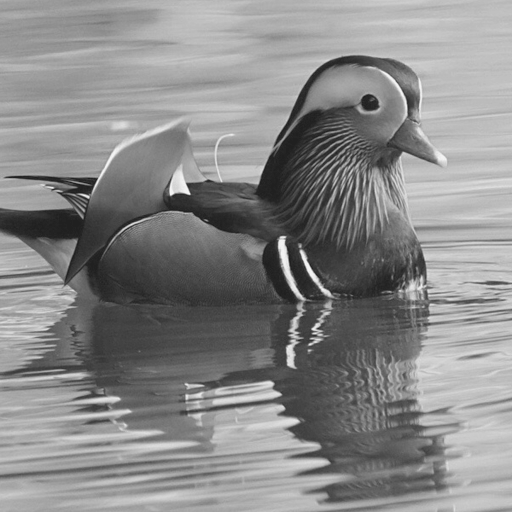
#> input picture 影像處理HW2/Bird 2.tif, 512 x 512 px
$ python 0521HW2.py
#> lines starting #> are read from the running program, lines starting #| are printed output that depends on the picture; long printed decimals are rounded
import matplotlib.pyplot as plt
import numpy as np
import cv2

image = cv2.imread('Bird 2.tif',0) #以灰度模式讀取
#> image is the input picture: shape (512, 512); min 32, max 244, mean 137.1
image_float32 = np.float32(image) #這個dft要注意先將img轉化為float32的格式

dft = cv2.dft(image_float32, flags = cv2.DFT_COMPLEX_OUTPUT)
dft_shift = np.fft.fftshift(dft) #將低頻部分移動到影象中心
fig, (ax1, ax2) = plt.subplots(figsize=(10, 5), nrows=1, ncols=2)
ax1.imshow(image, cmap = 'gray')
ax1.set_title('Input')
ax1.set_xticks([])
ax1.set_yticks([])

ax2.imshow(20*np.log(cv2.magnitude(dft_shift[:,:,0],dft_shift[:,:,1])),cmap='gray')#強度光譜顯示
ax2.set_title('Magnitude Spectrum')
ax2.set_xticks([])
ax2.set_yticks([])

plt.show()
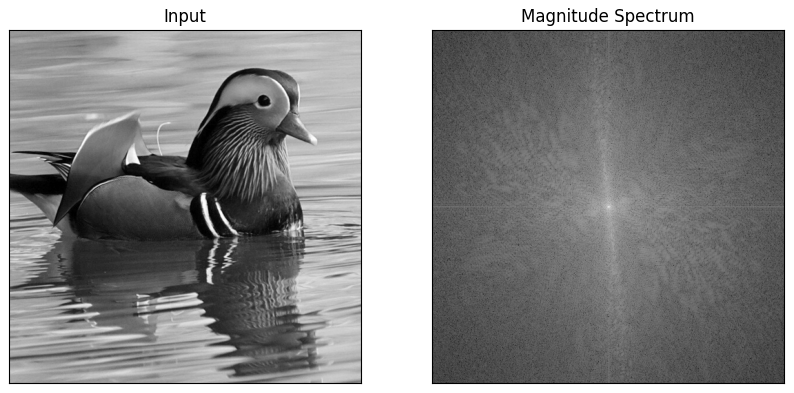
#> figure drawn by matplotlib, 2 panels

#inside the circular radius30

rows, cols = image.shape
#> rows = 512; cols = 512
crow, ccol = rows//2 , cols//2     # 長寬/2剛好在中間點
#> crow = 256; ccol = 256
# 做一個遮罩式除了中間-30~30是有數值以外其他全部歸零
mask = np.zeros((rows, cols, 2), np.uint8)
mask[crow-30:crow+31, ccol-30:ccol+31] = 1
# 加上遮罩並反轉
fshift = dft_shift*mask
f_ishift = np.fft.ifftshift(fshift)
img_back = cv2.idft(f_ishift)

fig, (ax1, ax2) = plt.subplots(figsize=(10, 5), nrows=1, ncols=2)
ax1.imshow(image, cmap = 'gray')
ax1.set_title('Input')
ax1.set_xticks([])
ax1.set_yticks([])

ax2.imshow(cv2.magnitude(img_back[:,:,0],img_back[:,:,1]),cmap='gray')
ax2.set_title('inside the radius')
ax2.set_xticks([])
ax2.set_yticks([])

plt.show()
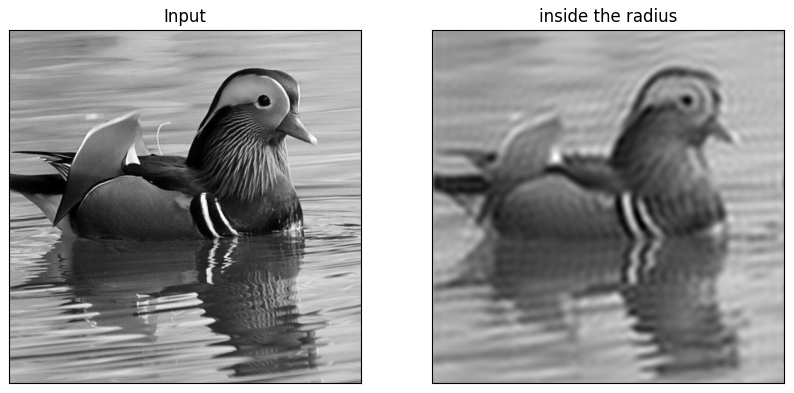
#> figure drawn by matplotlib, 2 panels

#High pass filter(outside)

rows, cols = image.shape
crow, ccol = rows//2 , cols//2#中間點
# create a mask first, center square is 0, remaining all ones
mask = np.ones((rows, cols, 2), np.uint8)#全部保留
mask[crow-30:crow+31, ccol-30:ccol+31] = 0#遮罩在-30~30是0
# 加上遮罩並反轉
fshift = dft_shift*mask
f_ishift = np.fft.ifftshift(fshift)
img_back = cv2.idft(f_ishift)

fig, (ax1, ax2) = plt.subplots(figsize=(10, 5), nrows=1, ncols=2)
ax1.imshow(image, cmap = 'gray')
ax1.set_title('Input Image')
ax1.set_xticks([])
ax1.set_yticks([])

ax2.imshow(cv2.magnitude(img_back[:,:,0],img_back[:,:,1]),cmap='gray')
ax2.set_title('outside the radius')
ax2.set_xticks([])
ax2.set_yticks([])

plt.show()
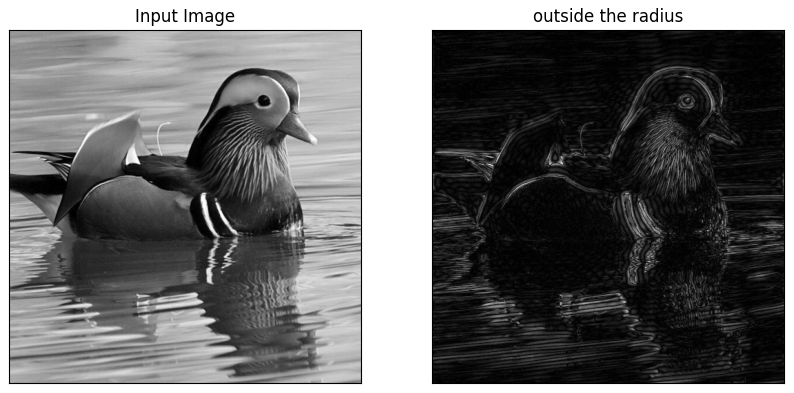
#> figure drawn by matplotlib, 2 panels

#顯示左半邊top25 DFT frequencies

magnitude_spectrum = 20*np.log(cv2.magnitude(dft_shift[:,:,0],dft_shift[:,:,1])) # compute magnitude spectrum
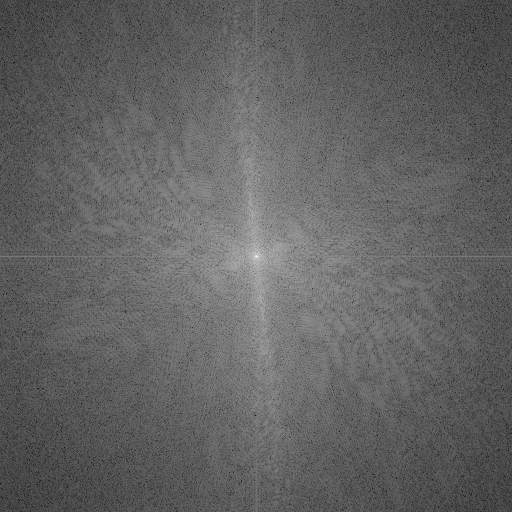
#> magnitude_spectrum: shape (512, 512) float32; min 28.37, max 348, mean 151.5; drawn with min black and max white
fig, (ax2) = plt.subplots(figsize=(10, 5))
left=[]
#print(size)
# 裁切區域的 x 與 y 座標（左上角）
x = 0
y = 0
# 裁切區域的長度與寬度
w = 256
h = 512
# 裁切圖片
cut = magnitude_spectrum[y:y+h+1, x:x+w+1]
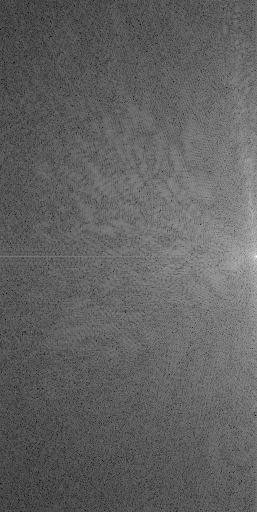
#> cut: shape (512, 257) float32; min 28.37, max 348, mean 151.6; drawn with min black and max white

#取圖片最大值
for i in range(256):
  for j in range(512):
    d=[magnitude_spectrum[j][i],j,i]
    left.append(d)
#> after the loop, left = 131072 items
left.sort(reverse= True)#反向排序
for i in range(25):#取TOP25
  print(left[i])
#> this loop made 25 passes
#| [300.5085, 256, 254]
#| [299.283, 256, 255]
#| [289.264, 255, 255]
#| [287.658, 257, 255]
#| [282.8861, 257, 254]
#| [281.488, 253, 255]
#| [278.697, 259, 254]
#| [275.6128, 258, 255]
#> (further printed lines are left out)

ax2.imshow(cut, cmap = 'gray')
ax2.set_title('Left Magnitude Spectrum')
ax2.set_xticks([])
ax2.set_yticks([])

plt.show()
